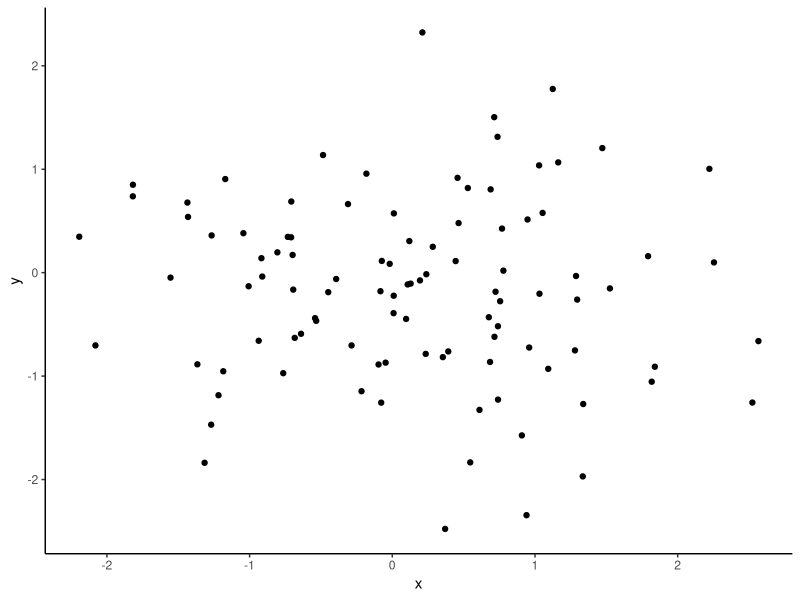

The R script that drew this image:
## ---- chunk 1
knitr::opts_chunk$set(
  echo = FALSE, 
  warning = FALSE,
  message = FALSE,
  fig.height = 4, 
  fig.width = 6, 
  fig.path = "figure/", 
  fig.align = "center",
  cache = TRUE, 
  cache.path = "_cache/"
)
options(width = 55)  # if 4:3 set to 55, otherwise 70
library(tidyverse)
theme_set(theme_classic())
## ---- chunk 2
summary(cars)
## ---- chunk 3
ggplot(tibble(x = rnorm(100), y = rnorm(100)), aes(x, y)) +
  geom_point()
